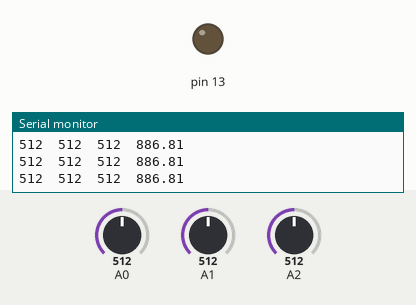
Recording of a sketch running on a simulated Arduino Uno, built with avr-gcc and run on an emulated ATmega328P. Shown: output pins drawn as LEDs (lit = HIGH), the last lines printed to the serial monitor. The test bench sets the inputs (shaded band); at power-on: A0 = 512, A1 = 512, A2 = 512.

Above: at 1.2 s.
1.3 s: A0 set to 545
At 2.5 s:
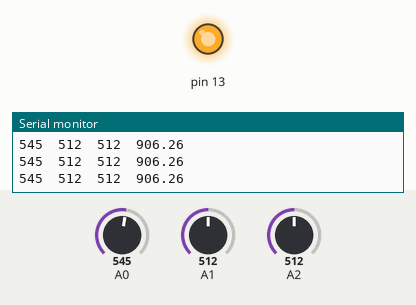
2.8 s: A1 set to 646
5.8 s: A1 set to 675
7.3 s: A2 set to 983
8.8 s: A2 set to 1017
10.3 s: A2 set to 0
At 11.3 s:
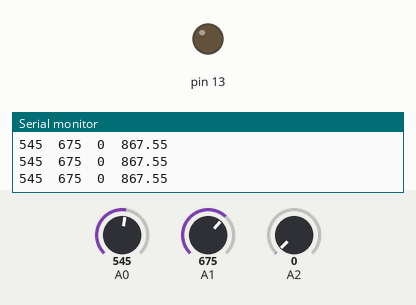
Timing chart, 0 to 12.8 s (numbered marks = the images above; inputs shaded):
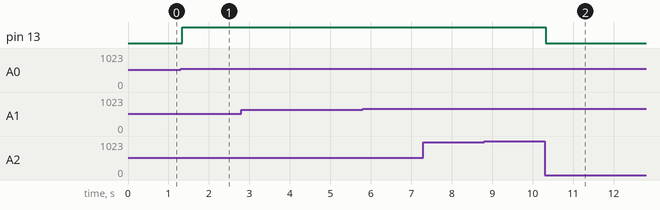

The sketch:

adxl335.ino
```cpp
// Los tiempos de conversion del ADC estan entre 13 - 260μs, exactitud de +-2LSB y 10 bits de resolucion.
// El acelerometro (ADXL335) tiene una alimentacion entre 1.8 y 3.6V, mide un rango de +-3g sus capacitores de salida
// determinan un rango de frecuencias de 0.5Hz a 1600Hz para los ejes X e Y y 0.5Hz a 550Hz para el eje Z para rangos de
// temperaturas de -40°C a 85°C


#include <avr/io.h>

void adc_ini(void);  //inicializacion del adc
void adc_lec(void);  //funcion que lee los tres ejes del sensor y los guarda en una variable global
int xyz[3];          //variable global donde se guardan los valores de los acelerometros

void setup() {
  Serial.begin(9600);
  DDRB |= (1<<PB5);                               //PB5 digital 13 is an output
  adc_ini();

}

void loop() {
  float m;
  while(1){

    adc_lec();                       //leo los adc0, adc1 y adc2

    //imprimo el valor leido en cada adc
    Serial.print(xyz[0]);
    Serial.print("\t");
    Serial.print(xyz[1]);
    Serial.print("\t");
    Serial.print(xyz[2]);
    Serial.print("\t");


    //calculo el modulo de los vectores y lo imprimo
    m=(float) xyz[0] * (float) xyz[0] + (float) xyz[1] * (float) xyz[1] +(float) xyz[2] * (float) xyz[2];
    m=sqrt(m);
    Serial.print(m);
    Serial.print("\n");

    //si el modulo supera cierto valor prendo el led, si esta por debajo lo apago
    if(m > 900){
      PORTB |= (1<<PB5);
    }
    else {
      PORTB &= ~(1<<PB5);
    }


  }
}

void adc_ini(){
  ADCSRA |= ((1<<ADPS2)|(1<<ADPS1)|(1<<ADPS0));     //Prescaler at 128 so we have an 125Khz clock source
  ADMUX &= ~((1<<REFS1)|(1<<REFS0));                //AREF, Internal Vref turned off
  ADCSRB &= ~((1<<ADTS2)|(1<<ADTS1)|(1<<ADTS0));    //ADC in free-running mode
  ADCSRA |= ((1<<ADATE | (1<<ADEN)));               //Signal source, in this case is the free-running | Power up the ADC
  ADCSRA |= (1<<ADSC);                              //Start converting
}

void adc_lec(){

      ADMUX &=~((1<<MUX3)|(1<<MUX2)|(1<<MUX1)|(1<<MUX0));     //se direcciona al ADC0
      delayMicroseconds(260);                                 //el delay tiene que durar 260μs que es el maximo tiempo de conversion del adc del arduino 1
      xyz[0]=ADCW;                                            //se lee el registro donde se guarda el valor convertido

      ADMUX &=~((1<<MUX3)|(1<<MUX2)|(1<<MUX1)|(1<<MUX0));     //se direcciona al ADC1
      ADMUX |= ((1<<MUX0));
      delayMicroseconds(260);
      xyz[1]=ADCW;

      ADMUX &=~((1<<MUX3)|(1<<MUX2)|(1<<MUX1)|(1<<MUX0));     //se direcciona al ADC2
      ADMUX |= ((1<<MUX1));
      delayMicroseconds(260);
      xyz[2]=ADCW;

}

//modificando
```

Measured:
- the behaviour switches between 534 and 535 on A0 (found by bisection; images 0 and 1)
- after the input at 1.3 s, pin 13: LOW → HIGH at once
- after the input at 10.3 s, pin 13: HIGH → LOW at once
